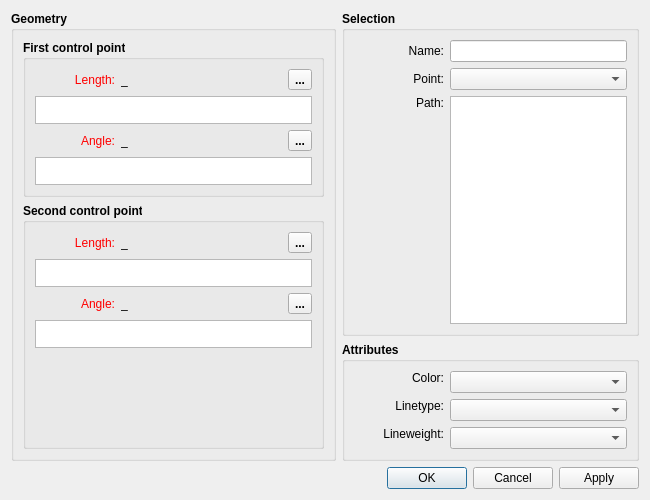
<?xml version="1.0" encoding="UTF-8"?>
<ui version="4.0">
 <class>DialogSplinePath</class>
 <widget class="QDialog" name="DialogSplinePath">
  <property name="geometry">
   <rect>
    <x>0</x>
    <y>0</y>
    <width>650</width>
    <height>500</height>
   </rect>
  </property>
  <property name="minimumSize">
   <size>
    <width>650</width>
    <height>500</height>
   </size>
  </property>
  <property name="windowTitle">
   <string>Spline - Interactive</string>
  </property>
  <property name="windowIcon">
   <iconset resource="../../../vmisc/share/resources/icon.qrc">
    <normaloff>:/icon/64x64/icon64x64.png</normaloff>:/icon/64x64/icon64x64.png</iconset>
  </property>
  <property name="locale">
   <locale language="English" country="UnitedStates"/>
  </property>
  <property name="modal">
   <bool>true</bool>
  </property>
  <layout class="QVBoxLayout" name="verticalLayout_5">
   <item>
    <layout class="QHBoxLayout" name="horizontalLayout">
     <item>
      <widget class="QGroupBox" name="geometry_GroupBox">
       <property name="sizePolicy">
        <sizepolicy hsizetype="Expanding" vsizetype="Preferred">
         <horstretch>0</horstretch>
         <verstretch>0</verstretch>
        </sizepolicy>
       </property>
       <property name="minimumSize">
        <size>
         <width>325</width>
         <height>0</height>
        </size>
       </property>
       <property name="font">
        <font>
         <pointsize>9</pointsize>
         <bold>true</bold>
        </font>
       </property>
       <property name="title">
        <string>Geometry</string>
       </property>
       <layout class="QVBoxLayout" name="verticalLayout">
        <item>
         <widget class="QGroupBox" name="firstCP_GroupBox">
          <property name="font">
           <font>
            <pointsize>9</pointsize>
            <bold>true</bold>
           </font>
          </property>
          <property name="title">
           <string>First control point</string>
          </property>
          <layout class="QVBoxLayout" name="verticalLayout_3">
           <item>
            <layout class="QHBoxLayout" name="horizontalLayout_2">
             <item alignment="Qt::AlignLeft">
              <widget class="QLabel" name="labelEditLength1">
               <property name="sizePolicy">
                <sizepolicy hsizetype="Fixed" vsizetype="Preferred">
                 <horstretch>0</horstretch>
                 <verstretch>0</verstretch>
                </sizepolicy>
               </property>
               <property name="minimumSize">
                <size>
                 <width>80</width>
                 <height>0</height>
                </size>
               </property>
               <property name="palette">
                <palette>
                 <active>
                  <colorrole role="WindowText">
                   <brush brushstyle="SolidPattern">
                    <color alpha="255">
                     <red>255</red>
                     <green>0</green>
                     <blue>0</blue>
                    </color>
                   </brush>
                  </colorrole>
                 </active>
                 <inactive>
                  <colorrole role="WindowText">
                   <brush brushstyle="SolidPattern">
                    <color alpha="255">
                     <red>255</red>
                     <green>0</green>
                     <blue>0</blue>
                    </color>
                   </brush>
                  </colorrole>
                 </inactive>
                 <disabled>
                  <colorrole role="WindowText">
                   <brush brushstyle="SolidPattern">
                    <color alpha="255">
                     <red>159</red>
                     <green>158</green>
                     <blue>158</blue>
                    </color>
                   </brush>
                  </colorrole>
                 </disabled>
                </palette>
               </property>
               <property name="font">
                <font>
                 <pointsize>9</pointsize>
                 <bold>false</bold>
                </font>
               </property>
               <property name="text">
                <string>Length:</string>
               </property>
               <property name="alignment">
                <set>Qt::AlignRight|Qt::AlignTrailing|Qt::AlignVCenter</set>
               </property>
              </widget>
             </item>
             <item>
              <widget class="QLabel" name="labelResultLength1">
               <property name="sizePolicy">
                <sizepolicy hsizetype="Fixed" vsizetype="Preferred">
                 <horstretch>0</horstretch>
                 <verstretch>0</verstretch>
                </sizepolicy>
               </property>
               <property name="minimumSize">
                <size>
                 <width>80</width>
                 <height>0</height>
                </size>
               </property>
               <property name="font">
                <font>
                 <pointsize>9</pointsize>
                 <bold>false</bold>
                </font>
               </property>
               <property name="toolTip">
                <string>Value</string>
               </property>
               <property name="text">
                <string notr="true">_</string>
               </property>
              </widget>
             </item>
             <item>
              <spacer name="horizontalSpacer">
               <property name="orientation">
                <enum>Qt::Horizontal</enum>
               </property>
               <property name="sizeHint" stdset="0">
                <size>
                 <width>10</width>
                 <height>20</height>
                </size>
               </property>
              </spacer>
             </item>
             <item alignment="Qt::AlignRight">
              <widget class="QToolButton" name="toolButtonExprLength1">
               <property name="toolTip">
                <string>Formula wizard</string>
               </property>
               <property name="text">
                <string notr="true">...</string>
               </property>
               <property name="icon">
                <iconset resource="../../../vmisc/share/resources/icon.qrc">
                 <normaloff>:/tsvg/seamly/fx.tsvg</normaloff>:/tsvg/seamly/fx.tsvg</iconset>
               </property>
               <property name="iconSize">
                <size>
                 <width>24</width>
                 <height>24</height>
                </size>
               </property>
              </widget>
             </item>
            </layout>
           </item>
           <item>
            <widget class="ExpandingTextEdit" name="plainTextEditLength1F">
             <property name="sizePolicy">
              <sizepolicy hsizetype="Expanding" vsizetype="Preferred">
               <horstretch>0</horstretch>
               <verstretch>0</verstretch>
              </sizepolicy>
             </property>
             <property name="maximumSize">
              <size>
               <width>16777215</width>
               <height>28</height>
              </size>
             </property>
             <property name="font">
              <font>
               <pointsize>9</pointsize>
               <bold>false</bold>
              </font>
             </property>
             <property name="toolTip">
              <string>Calculation</string>
             </property>
             <property name="tabChangesFocus">
              <bool>true</bool>
             </property>
            </widget>
           </item>
           <item>
            <layout class="QHBoxLayout" name="horizontalLayout_4">
             <item alignment="Qt::AlignLeft">
              <widget class="QLabel" name="labelEditAngle1">
               <property name="sizePolicy">
                <sizepolicy hsizetype="Fixed" vsizetype="Preferred">
                 <horstretch>0</horstretch>
                 <verstretch>0</verstretch>
                </sizepolicy>
               </property>
               <property name="minimumSize">
                <size>
                 <width>80</width>
                 <height>0</height>
                </size>
               </property>
               <property name="palette">
                <palette>
                 <active>
                  <colorrole role="WindowText">
                   <brush brushstyle="SolidPattern">
                    <color alpha="255">
                     <red>255</red>
                     <green>0</green>
                     <blue>0</blue>
                    </color>
                   </brush>
                  </colorrole>
                 </active>
                 <inactive>
                  <colorrole role="WindowText">
                   <brush brushstyle="SolidPattern">
                    <color alpha="255">
                     <red>255</red>
                     <green>0</green>
                     <blue>0</blue>
                    </color>
                   </brush>
                  </colorrole>
                 </inactive>
                 <disabled>
                  <colorrole role="WindowText">
                   <brush brushstyle="SolidPattern">
                    <color alpha="255">
                     <red>159</red>
                     <green>158</green>
                     <blue>158</blue>
                    </color>
                   </brush>
                  </colorrole>
                 </disabled>
                </palette>
               </property>
               <property name="font">
                <font>
                 <pointsize>9</pointsize>
                 <bold>false</bold>
                </font>
               </property>
               <property name="text">
                <string>Angle:</string>
               </property>
               <property name="alignment">
                <set>Qt::AlignRight|Qt::AlignTrailing|Qt::AlignVCenter</set>
               </property>
              </widget>
             </item>
             <item>
              <widget class="QLabel" name="labelResultAngle1">
               <property name="sizePolicy">
                <sizepolicy hsizetype="Fixed" vsizetype="Preferred">
                 <horstretch>0</horstretch>
                 <verstretch>0</verstretch>
                </sizepolicy>
               </property>
               <property name="minimumSize">
                <size>
                 <width>80</width>
                 <height>0</height>
                </size>
               </property>
               <property name="font">
                <font>
                 <pointsize>9</pointsize>
                 <bold>false</bold>
                </font>
               </property>
               <property name="toolTip">
                <string>Value</string>
               </property>
               <property name="text">
                <string notr="true">_</string>
               </property>
              </widget>
             </item>
             <item>
              <spacer name="horizontalSpacer_2">
               <property name="orientation">
                <enum>Qt::Horizontal</enum>
               </property>
               <property name="sizeHint" stdset="0">
                <size>
                 <width>10</width>
                 <height>20</height>
                </size>
               </property>
              </spacer>
             </item>
             <item alignment="Qt::AlignRight">
              <widget class="QToolButton" name="toolButtonExprAngle1">
               <property name="toolTip">
                <string>Formula wizard</string>
               </property>
               <property name="text">
                <string notr="true">...</string>
               </property>
               <property name="icon">
                <iconset resource="../../../vmisc/share/resources/icon.qrc">
                 <normaloff>:/tsvg/seamly/fx.tsvg</normaloff>:/tsvg/seamly/fx.tsvg</iconset>
               </property>
               <property name="iconSize">
                <size>
                 <width>24</width>
                 <height>24</height>
                </size>
               </property>
              </widget>
             </item>
            </layout>
           </item>
           <item>
            <widget class="ExpandingTextEdit" name="plainTextEditAngle1F">
             <property name="sizePolicy">
              <sizepolicy hsizetype="Expanding" vsizetype="Preferred">
               <horstretch>0</horstretch>
               <verstretch>0</verstretch>
              </sizepolicy>
             </property>
             <property name="maximumSize">
              <size>
               <width>16777215</width>
               <height>28</height>
              </size>
             </property>
             <property name="font">
              <font>
               <pointsize>9</pointsize>
               <bold>false</bold>
              </font>
             </property>
             <property name="toolTip">
              <string/>
             </property>
             <property name="tabChangesFocus">
              <bool>true</bool>
             </property>
            </widget>
           </item>
          </layout>
         </widget>
        </item>
        <item>
         <widget class="QGroupBox" name="secondCP_GroupBox">
          <property name="font">
           <font>
            <pointsize>9</pointsize>
            <bold>true</bold>
           </font>
          </property>
          <property name="title">
           <string>Second control point</string>
          </property>
          <layout class="QVBoxLayout" name="verticalLayout_2">
           <item>
            <layout class="QHBoxLayout" name="horizontalLayout_8">
             <item alignment="Qt::AlignLeft">
              <widget class="QLabel" name="labelEditLength2">
               <property name="sizePolicy">
                <sizepolicy hsizetype="Fixed" vsizetype="Preferred">
                 <horstretch>0</horstretch>
                 <verstretch>0</verstretch>
                </sizepolicy>
               </property>
               <property name="minimumSize">
                <size>
                 <width>80</width>
                 <height>0</height>
                </size>
               </property>
               <property name="palette">
                <palette>
                 <active>
                  <colorrole role="WindowText">
                   <brush brushstyle="SolidPattern">
                    <color alpha="255">
                     <red>255</red>
                     <green>0</green>
                     <blue>0</blue>
                    </color>
                   </brush>
                  </colorrole>
                 </active>
                 <inactive>
                  <colorrole role="WindowText">
                   <brush brushstyle="SolidPattern">
                    <color alpha="255">
                     <red>255</red>
                     <green>0</green>
                     <blue>0</blue>
                    </color>
                   </brush>
                  </colorrole>
                 </inactive>
                 <disabled>
                  <colorrole role="WindowText">
                   <brush brushstyle="SolidPattern">
                    <color alpha="255">
                     <red>159</red>
                     <green>158</green>
                     <blue>158</blue>
                    </color>
                   </brush>
                  </colorrole>
                 </disabled>
                </palette>
               </property>
               <property name="font">
                <font>
                 <pointsize>9</pointsize>
                 <bold>false</bold>
                </font>
               </property>
               <property name="text">
                <string>Length:</string>
               </property>
               <property name="alignment">
                <set>Qt::AlignRight|Qt::AlignTrailing|Qt::AlignVCenter</set>
               </property>
              </widget>
             </item>
             <item>
              <widget class="QLabel" name="labelResultLength2">
               <property name="sizePolicy">
                <sizepolicy hsizetype="Fixed" vsizetype="Preferred">
                 <horstretch>0</horstretch>
                 <verstretch>0</verstretch>
                </sizepolicy>
               </property>
               <property name="minimumSize">
                <size>
                 <width>80</width>
                 <height>0</height>
                </size>
               </property>
               <property name="font">
                <font>
                 <pointsize>9</pointsize>
                 <bold>false</bold>
                </font>
               </property>
               <property name="toolTip">
                <string>Value</string>
               </property>
               <property name="text">
                <string notr="true">_</string>
               </property>
              </widget>
             </item>
             <item>
              <spacer name="horizontalSpacer_3">
               <property name="orientation">
                <enum>Qt::Horizontal</enum>
               </property>
               <property name="sizeHint" stdset="0">
                <size>
                 <width>10</width>
                 <height>20</height>
                </size>
               </property>
              </spacer>
             </item>
             <item alignment="Qt::AlignRight">
              <widget class="QToolButton" name="toolButtonExprLength2">
               <property name="toolTip">
                <string>Formula wizard</string>
               </property>
               <property name="text">
                <string notr="true">...</string>
               </property>
               <property name="icon">
                <iconset resource="../../../vmisc/share/resources/icon.qrc">
                 <normaloff>:/tsvg/seamly/fx.tsvg</normaloff>:/tsvg/seamly/fx.tsvg</iconset>
               </property>
               <property name="iconSize">
                <size>
                 <width>24</width>
                 <height>24</height>
                </size>
               </property>
              </widget>
             </item>
            </layout>
           </item>
           <item>
            <widget class="ExpandingTextEdit" name="plainTextEditLength2F">
             <property name="sizePolicy">
              <sizepolicy hsizetype="Expanding" vsizetype="Preferred">
               <horstretch>0</horstretch>
               <verstretch>0</verstretch>
              </sizepolicy>
             </property>
             <property name="maximumSize">
              <size>
               <width>16777215</width>
               <height>28</height>
              </size>
             </property>
             <property name="font">
              <font>
               <pointsize>9</pointsize>
               <bold>false</bold>
              </font>
             </property>
             <property name="toolTip">
              <string>Calculation</string>
             </property>
             <property name="tabChangesFocus">
              <bool>true</bool>
             </property>
            </widget>
           </item>
           <item>
            <layout class="QHBoxLayout" name="horizontalLayout_11">
             <item alignment="Qt::AlignLeft">
              <widget class="QLabel" name="labelEditAngle2">
               <property name="sizePolicy">
                <sizepolicy hsizetype="Fixed" vsizetype="Preferred">
                 <horstretch>0</horstretch>
                 <verstretch>0</verstretch>
                </sizepolicy>
               </property>
               <property name="minimumSize">
                <size>
                 <width>80</width>
                 <height>0</height>
                </size>
               </property>
               <property name="palette">
                <palette>
                 <active>
                  <colorrole role="WindowText">
                   <brush brushstyle="SolidPattern">
                    <color alpha="255">
                     <red>255</red>
                     <green>0</green>
                     <blue>0</blue>
                    </color>
                   </brush>
                  </colorrole>
                 </active>
                 <inactive>
                  <colorrole role="WindowText">
                   <brush brushstyle="SolidPattern">
                    <color alpha="255">
                     <red>255</red>
                     <green>0</green>
                     <blue>0</blue>
                    </color>
                   </brush>
                  </colorrole>
                 </inactive>
                 <disabled>
                  <colorrole role="WindowText">
                   <brush brushstyle="SolidPattern">
                    <color alpha="255">
                     <red>159</red>
                     <green>158</green>
                     <blue>158</blue>
                    </color>
                   </brush>
                  </colorrole>
                 </disabled>
                </palette>
               </property>
               <property name="font">
                <font>
                 <pointsize>9</pointsize>
                 <bold>false</bold>
                </font>
               </property>
               <property name="text">
                <string>Angle:</string>
               </property>
               <property name="alignment">
                <set>Qt::AlignRight|Qt::AlignTrailing|Qt::AlignVCenter</set>
               </property>
              </widget>
             </item>
             <item>
              <widget class="QLabel" name="labelResultAngle2">
               <property name="sizePolicy">
                <sizepolicy hsizetype="Fixed" vsizetype="Preferred">
                 <horstretch>0</horstretch>
                 <verstretch>0</verstretch>
                </sizepolicy>
               </property>
               <property name="minimumSize">
                <size>
                 <width>80</width>
                 <height>0</height>
                </size>
               </property>
               <property name="font">
                <font>
                 <pointsize>9</pointsize>
                 <bold>false</bold>
                </font>
               </property>
               <property name="toolTip">
                <string>Value</string>
               </property>
               <property name="text">
                <string notr="true">_</string>
               </property>
              </widget>
             </item>
             <item>
              <spacer name="horizontalSpacer_4">
               <property name="orientation">
                <enum>Qt::Horizontal</enum>
               </property>
               <property name="sizeHint" stdset="0">
                <size>
                 <width>10</width>
                 <height>20</height>
                </size>
               </property>
              </spacer>
             </item>
             <item alignment="Qt::AlignRight">
              <widget class="QToolButton" name="toolButtonExprAngle2">
               <property name="toolTip">
                <string>Formula wizard</string>
               </property>
               <property name="text">
                <string notr="true">...</string>
               </property>
               <property name="icon">
                <iconset resource="../../../vmisc/share/resources/icon.qrc">
                 <normaloff>:/tsvg/seamly/fx.tsvg</normaloff>:/tsvg/seamly/fx.tsvg</iconset>
               </property>
               <property name="iconSize">
                <size>
                 <width>24</width>
                 <height>24</height>
                </size>
               </property>
              </widget>
             </item>
            </layout>
           </item>
           <item>
            <widget class="ExpandingTextEdit" name="plainTextEditAngle2F">
             <property name="sizePolicy">
              <sizepolicy hsizetype="Expanding" vsizetype="Preferred">
               <horstretch>0</horstretch>
               <verstretch>0</verstretch>
              </sizepolicy>
             </property>
             <property name="maximumSize">
              <size>
               <width>16777215</width>
               <height>28</height>
              </size>
             </property>
             <property name="font">
              <font>
               <pointsize>9</pointsize>
               <bold>false</bold>
              </font>
             </property>
             <property name="toolTip">
              <string/>
             </property>
             <property name="tabChangesFocus">
              <bool>true</bool>
             </property>
            </widget>
           </item>
           <item>
            <spacer name="verticalSpacer">
             <property name="orientation">
              <enum>Qt::Vertical</enum>
             </property>
             <property name="sizeHint" stdset="0">
              <size>
               <width>20</width>
               <height>39</height>
              </size>
             </property>
            </spacer>
           </item>
          </layout>
         </widget>
        </item>
       </layout>
      </widget>
     </item>
     <item>
      <layout class="QVBoxLayout" name="verticalLayout_4">
       <item>
        <widget class="QGroupBox" name="selection_GroupBox">
         <property name="sizePolicy">
          <sizepolicy hsizetype="Preferred" vsizetype="Preferred">
           <horstretch>0</horstretch>
           <verstretch>0</verstretch>
          </sizepolicy>
         </property>
         <property name="minimumSize">
          <size>
           <width>0</width>
           <height>0</height>
          </size>
         </property>
         <property name="font">
          <font>
           <pointsize>9</pointsize>
           <bold>true</bold>
          </font>
         </property>
         <property name="title">
          <string>Selection</string>
         </property>
         <layout class="QFormLayout" name="formLayout">
          <item row="0" column="0">
           <widget class="QLabel" name="labelName">
            <property name="minimumSize">
             <size>
              <width>90</width>
              <height>0</height>
             </size>
            </property>
            <property name="font">
             <font>
              <pointsize>9</pointsize>
              <bold>false</bold>
             </font>
            </property>
            <property name="text">
             <string>Name:</string>
            </property>
            <property name="alignment">
             <set>Qt::AlignRight|Qt::AlignTrailing|Qt::AlignVCenter</set>
            </property>
           </widget>
          </item>
          <item row="0" column="1">
           <widget class="QLineEdit" name="lineEditSplPathName">
            <property name="sizePolicy">
             <sizepolicy hsizetype="Preferred" vsizetype="Fixed">
              <horstretch>0</horstretch>
              <verstretch>0</verstretch>
             </sizepolicy>
            </property>
            <property name="minimumSize">
             <size>
              <width>60</width>
              <height>0</height>
             </size>
            </property>
            <property name="font">
             <font>
              <pointsize>9</pointsize>
              <bold>false</bold>
             </font>
            </property>
            <property name="focusPolicy">
             <enum>Qt::NoFocus</enum>
            </property>
            <property name="readOnly">
             <bool>true</bool>
            </property>
           </widget>
          </item>
          <item row="1" column="0">
           <widget class="QLabel" name="labelPoint">
            <property name="minimumSize">
             <size>
              <width>90</width>
              <height>0</height>
             </size>
            </property>
            <property name="font">
             <font>
              <pointsize>9</pointsize>
              <bold>false</bold>
             </font>
            </property>
            <property name="text">
             <string>Point:</string>
            </property>
            <property name="alignment">
             <set>Qt::AlignRight|Qt::AlignTrailing|Qt::AlignVCenter</set>
            </property>
           </widget>
          </item>
          <item row="1" column="1">
           <widget class="QComboBox" name="comboBoxPoint">
            <property name="sizePolicy">
             <sizepolicy hsizetype="Preferred" vsizetype="Fixed">
              <horstretch>0</horstretch>
              <verstretch>0</verstretch>
             </sizepolicy>
            </property>
            <property name="minimumSize">
             <size>
              <width>60</width>
              <height>0</height>
             </size>
            </property>
            <property name="font">
             <font>
              <pointsize>9</pointsize>
              <bold>false</bold>
             </font>
            </property>
           </widget>
          </item>
          <item row="2" column="0">
           <widget class="QLabel" name="label">
            <property name="minimumSize">
             <size>
              <width>90</width>
              <height>0</height>
             </size>
            </property>
            <property name="font">
             <font>
              <pointsize>9</pointsize>
              <bold>false</bold>
             </font>
            </property>
            <property name="text">
             <string>Path:</string>
            </property>
            <property name="alignment">
             <set>Qt::AlignRight|Qt::AlignTop|Qt::AlignTrailing</set>
            </property>
           </widget>
          </item>
          <item row="2" column="1">
           <widget class="QListWidget" name="listWidget">
            <property name="sizePolicy">
             <sizepolicy hsizetype="Preferred" vsizetype="Expanding">
              <horstretch>0</horstretch>
              <verstretch>0</verstretch>
             </sizepolicy>
            </property>
            <property name="minimumSize">
             <size>
              <width>60</width>
              <height>0</height>
             </size>
            </property>
            <property name="toolTip">
             <string>List of points</string>
            </property>
           </widget>
          </item>
         </layout>
        </widget>
       </item>
       <item>
        <widget class="QGroupBox" name="attributes_GroupBox">
         <property name="sizePolicy">
          <sizepolicy hsizetype="Preferred" vsizetype="Fixed">
           <horstretch>0</horstretch>
           <verstretch>0</verstretch>
          </sizepolicy>
         </property>
         <property name="minimumSize">
          <size>
           <width>0</width>
           <height>0</height>
          </size>
         </property>
         <property name="font">
          <font>
           <pointsize>9</pointsize>
           <bold>true</bold>
          </font>
         </property>
         <property name="title">
          <string>Attributes</string>
         </property>
         <layout class="QFormLayout" name="formLayout_2">
          <item row="0" column="0">
           <widget class="QLabel" name="lineColor_Label">
            <property name="sizePolicy">
             <sizepolicy hsizetype="MinimumExpanding" vsizetype="Fixed">
              <horstretch>0</horstretch>
              <verstretch>0</verstretch>
             </sizepolicy>
            </property>
            <property name="minimumSize">
             <size>
              <width>90</width>
              <height>0</height>
             </size>
            </property>
            <property name="maximumSize">
             <size>
              <width>16777215</width>
              <height>16777215</height>
             </size>
            </property>
            <property name="font">
             <font>
              <pointsize>9</pointsize>
              <bold>false</bold>
             </font>
            </property>
            <property name="text">
             <string>Color:</string>
            </property>
            <property name="alignment">
             <set>Qt::AlignRight|Qt::AlignTrailing|Qt::AlignVCenter</set>
            </property>
           </widget>
          </item>
          <item row="0" column="1">
           <widget class="ColorComboBox" name="lineColor_ComboBox">
            <property name="sizePolicy">
             <sizepolicy hsizetype="Preferred" vsizetype="Fixed">
              <horstretch>0</horstretch>
              <verstretch>0</verstretch>
             </sizepolicy>
            </property>
            <property name="minimumSize">
             <size>
              <width>60</width>
              <height>0</height>
             </size>
            </property>
            <property name="font">
             <font>
              <pointsize>9</pointsize>
              <bold>false</bold>
             </font>
            </property>
           </widget>
          </item>
          <item row="1" column="0">
           <widget class="QLabel" name="lineType_Label">
            <property name="sizePolicy">
             <sizepolicy hsizetype="MinimumExpanding" vsizetype="Fixed">
              <horstretch>0</horstretch>
              <verstretch>0</verstretch>
             </sizepolicy>
            </property>
            <property name="minimumSize">
             <size>
              <width>90</width>
              <height>0</height>
             </size>
            </property>
            <property name="maximumSize">
             <size>
              <width>16777215</width>
              <height>16777215</height>
             </size>
            </property>
            <property name="font">
             <font>
              <pointsize>9</pointsize>
              <bold>false</bold>
             </font>
            </property>
            <property name="text">
             <string>Linetype:</string>
            </property>
            <property name="alignment">
             <set>Qt::AlignRight|Qt::AlignTrailing|Qt::AlignVCenter</set>
            </property>
           </widget>
          </item>
          <item row="1" column="1">
           <widget class="LineTypeComboBox" name="lineType_ComboBox">
            <property name="sizePolicy">
             <sizepolicy hsizetype="Preferred" vsizetype="Fixed">
              <horstretch>0</horstretch>
              <verstretch>0</verstretch>
             </sizepolicy>
            </property>
            <property name="minimumSize">
             <size>
              <width>60</width>
              <height>0</height>
             </size>
            </property>
            <property name="maximumSize">
             <size>
              <width>16777215</width>
              <height>16777215</height>
             </size>
            </property>
            <property name="font">
             <font>
              <pointsize>9</pointsize>
              <bold>false</bold>
             </font>
            </property>
           </widget>
          </item>
          <item row="2" column="0">
           <widget class="QLabel" name="lineWeight_Label">
            <property name="sizePolicy">
             <sizepolicy hsizetype="MinimumExpanding" vsizetype="Fixed">
              <horstretch>0</horstretch>
              <verstretch>0</verstretch>
             </sizepolicy>
            </property>
            <property name="minimumSize">
             <size>
              <width>90</width>
              <height>0</height>
             </size>
            </property>
            <property name="maximumSize">
             <size>
              <width>16777215</width>
              <height>16777215</height>
             </size>
            </property>
            <property name="font">
             <font>
              <pointsize>9</pointsize>
              <bold>false</bold>
             </font>
            </property>
            <property name="text">
             <string>Lineweight:</string>
            </property>
            <property name="alignment">
             <set>Qt::AlignRight|Qt::AlignTrailing|Qt::AlignVCenter</set>
            </property>
           </widget>
          </item>
          <item row="2" column="1">
           <widget class="LineWeightComboBox" name="lineWeight_ComboBox">
            <property name="sizePolicy">
             <sizepolicy hsizetype="Preferred" vsizetype="Fixed">
              <horstretch>0</horstretch>
              <verstretch>0</verstretch>
             </sizepolicy>
            </property>
            <property name="minimumSize">
             <size>
              <width>60</width>
              <height>0</height>
             </size>
            </property>
            <property name="font">
             <font>
              <pointsize>9</pointsize>
              <bold>false</bold>
             </font>
            </property>
           </widget>
          </item>
         </layout>
        </widget>
       </item>
      </layout>
     </item>
    </layout>
   </item>
   <item>
    <widget class="QDialogButtonBox" name="buttonBox">
     <property name="orientation">
      <enum>Qt::Horizontal</enum>
     </property>
     <property name="standardButtons">
      <set>QDialogButtonBox::Apply|QDialogButtonBox::Cancel|QDialogButtonBox::Ok</set>
     </property>
    </widget>
   </item>
  </layout>
 </widget>
 <customwidgets>
  <customwidget>
   <class>ColorComboBox</class>
   <extends>QComboBox</extends>
   <header location="global">color_combobox.h</header>
  </customwidget>
  <customwidget>
   <class>LineTypeComboBox</class>
   <extends>QComboBox</extends>
   <header location="global">linetype_combobox.h</header>
  </customwidget>
  <customwidget>
   <class>LineWeightComboBox</class>
   <extends>QComboBox</extends>
   <header location="global">lineweight_combobox.h</header>
  </customwidget>
  <customwidget>
   <class>ExpandingTextEdit</class>
   <extends>QPlainTextEdit</extends>
   <header>expandingtextedit.h</header>
  </customwidget>
 </customwidgets>
 <tabstops>
  <tabstop>toolButtonExprLength1</tabstop>
  <tabstop>plainTextEditLength1F</tabstop>
  <tabstop>toolButtonExprAngle1</tabstop>
  <tabstop>plainTextEditAngle1F</tabstop>
  <tabstop>toolButtonExprLength2</tabstop>
  <tabstop>plainTextEditLength2F</tabstop>
  <tabstop>toolButtonExprAngle2</tabstop>
  <tabstop>plainTextEditAngle2F</tabstop>
  <tabstop>lineEditSplPathName</tabstop>
  <tabstop>comboBoxPoint</tabstop>
  <tabstop>listWidget</tabstop>
  <tabstop>lineColor_ComboBox</tabstop>
  <tabstop>lineType_ComboBox</tabstop>
  <tabstop>lineWeight_ComboBox</tabstop>
 </tabstops>
 <resources>
  <include location="../../../vmisc/share/resources/icon.qrc"/>
 </resources>
 <connections>
  <connection>
   <sender>buttonBox</sender>
   <signal>accepted()</signal>
   <receiver>DialogSplinePath</receiver>
   <slot>accept()</slot>
   <hints>
    <hint type="sourcelabel">
     <x>248</x>
     <y>254</y>
    </hint>
    <hint type="destinationlabel">
     <x>157</x>
     <y>274</y>
    </hint>
   </hints>
  </connection>
  <connection>
   <sender>buttonBox</sender>
   <signal>rejected()</signal>
   <receiver>DialogSplinePath</receiver>
   <slot>reject()</slot>
   <hints>
    <hint type="sourcelabel">
     <x>316</x>
     <y>260</y>
    </hint>
    <hint type="destinationlabel">
     <x>286</x>
     <y>274</y>
    </hint>
   </hints>
  </connection>
 </connections>
</ui>
